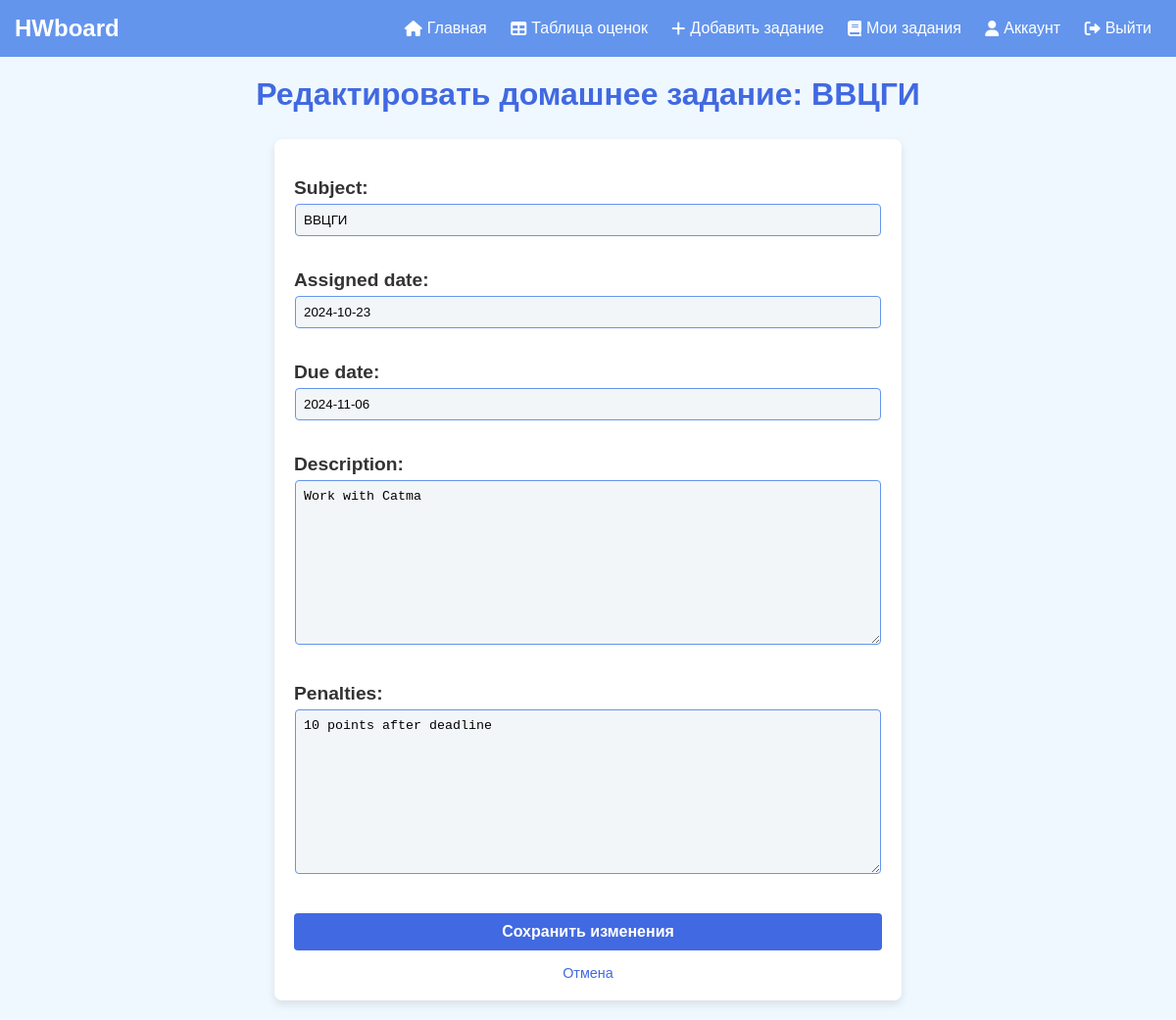
Page /homework/edit/1/ (signed in) on the committed database.
### lab2_HW_Shadrina/models.py (models this page shows, shortened)
class Homework(models.Model):
    subject = models.CharField(max_length=100)
    title = models.CharField(max_length=100)
    teacher = models.ForeignKey(settings.AUTH_USER_MODEL, on_delete=models.CASCADE, limit_choices_to={'role': 'teacher'})
    assigned_date = models.DateField()
    due_date = models.DateField()
    description = models.TextField()
    penalties = models.TextField(blank=True, null=True)
    is_submitted = models.BooleanField(default=False)

### lab2_HW_Shadrina/views.py (the view)
# urls.py: path('homework/edit/<int:homework_id>/', views.edit_homework, name='edit_homework'),
@login_required
@user_passes_test(is_teacher)
def edit_homework(request, homework_id):
    homework = get_object_or_404(Homework, id=homework_id)
    if request.method == 'POST':
        form = HomeworkForm(request.POST, instance=homework)
        if form.is_valid():
            form.save()
            return redirect('teacher_homework_list')
    else:
        form = HomeworkForm(instance=homework)
    return render(request, 'teacher/edit_homework.html', {'form': form, 'homework': homework})

### lab2_HW_Shadrina/forms.py
class HomeworkForm(forms.ModelForm):
    class Meta:
        model = Homework
        fields = ['subject', 'assigned_date', 'due_date', 'description', 'penalties']

### lab2_HW_Shadrina/views.py (called while the page is built)
def is_teacher(user):
    return user.role == 'teacher'

### templates/teacher/edit_homework.html (shortened to what this page needs)
<!DOCTYPE html>
<html lang="en">
<head>
    {% load static %}
    <link rel="stylesheet" type="text/css" href="{% static 'css/styles.css' %}">
    <link rel="stylesheet" href="https://cdnjs.cloudflare.com/ajax/libs/font-awesome/6.0.0-beta3/css/all.min.css">
</head>
<body>
<div class="navbar">
    <a href="{% url 'home' %}" class="logo">HWboard</a>
    <div class="nav-links">
        <a href="{% url 'home' %}"><i class="fas fa-home"></i> Главная</a>
        {% if user.is_authenticated %}
            {% if user.role == 'student' %}
                <a href="{% url 'homework_list' %}"><i class="fas fa-book"></i> Домашние задания</a>
                <a href="{% url 'submission_list' %}"><i class="fas fa-file-alt"></i> Мои сдачи</a>
            {% elif user.role == 'teacher' %}
                <a href="{% url 'grade_table' %}"><i class="fas fa-table"></i> Таблица оценок</a>
                <a href="{% url 'add_homework' %}"><i class="fas fa-plus"></i> Добавить задание</a>
                <a href="{% url 'teacher_homework_list' %}"><i class="fas fa-book"></i>Мои задания</a>
            {% endif %}
            <a href="{% url 'account' %}"><i class="fas fa-user"></i> Аккаунт</a>
            <a href="{% url 'logout' %}"><i class="fas fa-sign-out-alt"></i> Выйти</a>
        {% else %}
            <a href="{% url 'login' %}"><i class="fas fa-sign-in-alt"></i> Войти</a>
            <a href="{% url 'register' %}"><i class="fas fa-user-plus"></i> Регистрация</a>
        {% endif %}
    </div>
</div>
<h2>Редактировать домашнее задание: {{homework.subject}}</h2>
<form method="post">
    {{ form.as_p }}
    <button type="submit">Сохранить изменения</button>
        <div class="form-footer">
            <a href="{% url 'teacher_homework_list' %}">Отмена</a>
        </div>
</form>
</body>
</html>

### static/css/styles.css (style rules this page uses)
body { font-family: Arial, sans-serif; background-color: aliceblue; color: #333; margin: 0; padding: 0; }
.navbar { display: flex; justify-content: space-between; align-items: center; background-color: cornflowerblue; padding: 15px; }
.logo { font-size: 24px; color: white; font-weight: bold; text-decoration: none; }
.nav-links a { color: white; text-decoration: none; margin: 0 10px; font-size: 16px; display: inline-flex; align-items: center; }
.nav-links i { margin-right: 5px; }
p { text-align: center; font-size: 1.2rem; color: #333333; }
button { display: block; width: 100%; padding: 10px; background-color: royalblue; color: #fff; font-size: 1em; font-weight: bold; border: none; border-radius: 4px; cursor: pointer; transition: background-color 0.3s ease; }
h2 { text-align: center; color: royalblue; font-size: 2em; margin-top: 20px; }
form { max-width: 600px; margin: 20px auto; padding: 20px; background-color: #ffffff; border-radius: 8px; box-shadow: 0 4px 8px rgba(0, 0, 0, 0.1); }
form label { display: block; font-weight: bold; margin-top: 10px; }
form input[type="text"], form input[type="email"], form input[type="date"], form input[type="tel"], form input[type="password"], form select { width: calc(100% - 20px); padding: 8px; margin: 5px 0 15px; border: 1px solid cornflowerblue; border-radius: 4px; background-color: #f3f6f9; }
form label, form input { text-align: left; }
.form-footer { text-align: center; font-size: 0.9em; margin-top: 15px; }
.form-footer a { color: royalblue; text-decoration: none; }
form textarea { width: calc(100% - 20px); padding: 8px; margin: 5px 0 15px; border: 1px solid cornflowerblue; border-radius: 4px; background-color: #f3f6f9; }

### rows in the picture
Homework: subject "ВВЦГИ", assigned_date "2024-10-23", due_date "2024-11-06", description "Work with Catma", penalties "10 points after deadline"
